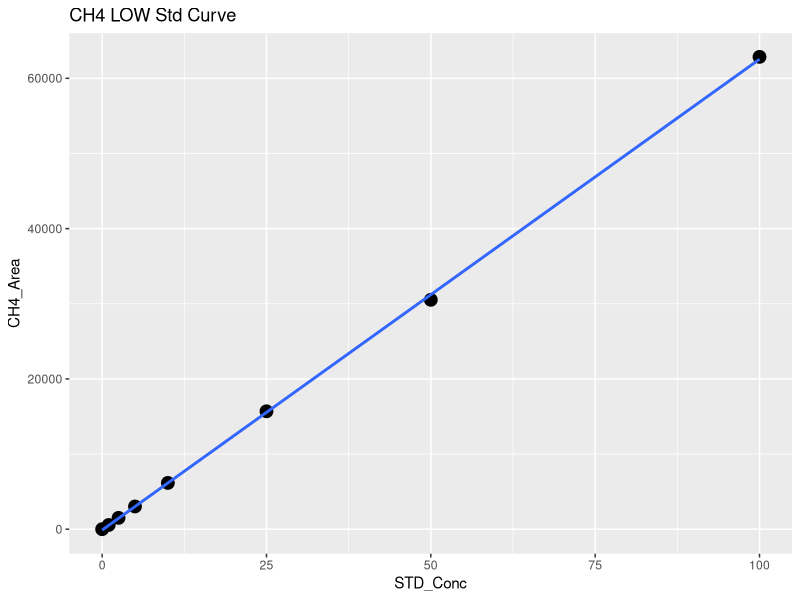
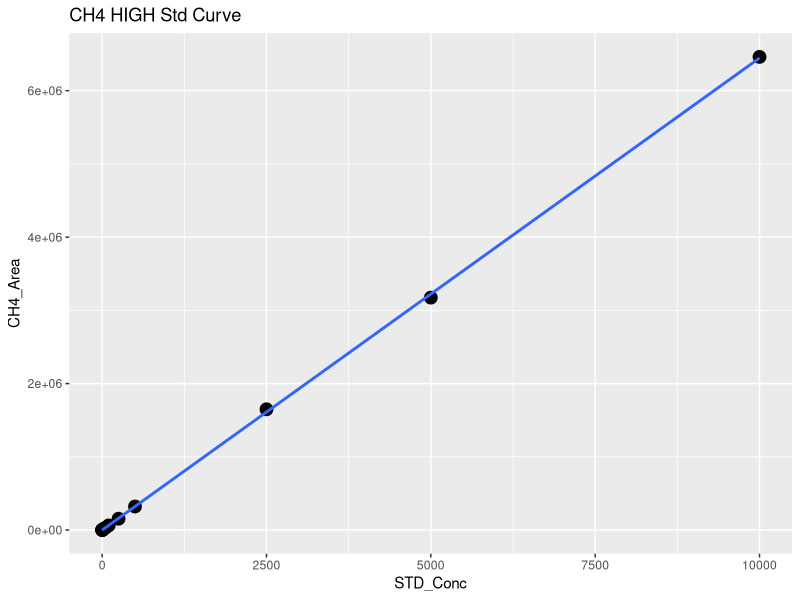
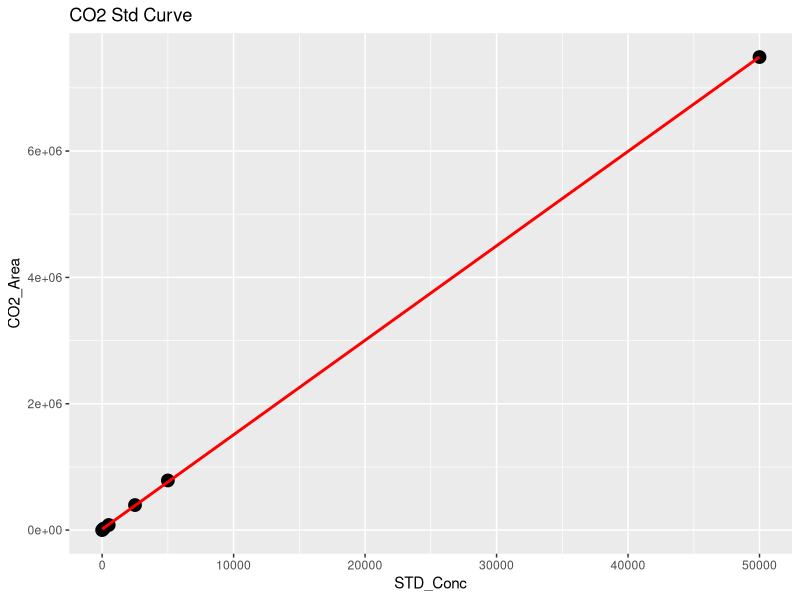
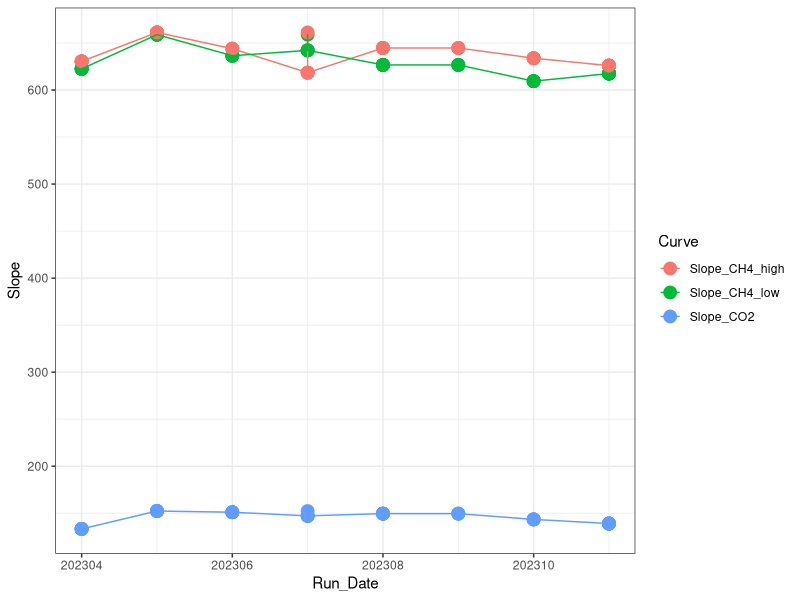

Generate these figures, in order, with R: (Note: this script raises an error after producing the figures.)
## ---- chunk 1
library(dplyr)
library(ggplot2)
library(ggpubr)
library(stringr)
## ---- chunk 2

#Read in June Data 
raw <- read.csv("Raw Data/COMPASS_CBSYN_SGW_202308.csv")
head(raw)

#pull out methane standards
stds_ch4 <-  raw %>%  
  filter(str_detect(Sample_Type, "STD_CH4"))
#head(stds_ch4)

#split into high curve and low curve for CH4
stds_ch4_low <- stds_ch4  %>%  
  filter(!STD_Conc > 100)

#Low curve for CH4
CH4_Low <- ggplot(stds_ch4_low, aes(STD_Conc, CH4_Area)) + geom_point(size=4) + 
  geom_smooth(method = "lm", se = FALSE) + labs(title="CH4 LOW Std Curve")
CH4_Low

CH4_Low_lm <- lm(stds_ch4_low$CH4_Area ~ stds_ch4_low$STD_Conc)
summary(CH4_Low_lm)
cf <- coef(CH4_Low_lm)

#create data frame with 1 rows and 0 columns
Slope_CH4_low <- data.frame(matrix(ncol = 0, nrow = 1))
Slope_CH4_low$Curve <- "Slope_CH4_low"
Slope_CH4_low$R2 <- summary(CH4_Low_lm)$adj.r.squared
Slope_CH4_low$Slope <- cf[2]
Slope_CH4_low$Intercept <- cf[1]
#head(Slope_CH4_low)

#High curve for CH4
CH4_High <- ggplot(stds_ch4, aes(STD_Conc, CH4_Area)) + geom_point(size=4) + 
  geom_smooth(method = "lm", se = FALSE) + labs(title="CH4 HIGH Std Curve")
CH4_High

stds_ch4_lm <- lm(stds_ch4$CH4_Area ~ stds_ch4$STD_Conc)
summary(stds_ch4_lm)
cf <- coef(stds_ch4_lm)

#create data frame with 1 rows and 0 columns
Slope_CH4_high <- data.frame(matrix(ncol = 0, nrow = 1))
Slope_CH4_high$Curve <- "Slope_CH4_high"
Slope_CH4_high$R2 <- summary(stds_ch4_lm)$adj.r.squared
Slope_CH4_high$Slope <- cf[2]
Slope_CH4_high$Intercept <- cf[1]
#head(Slope_CH4_high)

#pull out co2 standards
stds_co2 <-  raw %>%  
  filter(str_detect(Sample_Type, "STD_CO2"))
#head(stds_co2)

#CO2 Curve
CO2_stds <- ggplot(stds_co2, aes(STD_Conc, CO2_Area)) + geom_point(size=4) + 
  geom_smooth(method = "lm", se = FALSE, color="red") + labs(title="CO2 Std Curve")
CO2_stds

stds_co2_lm <- lm(stds_co2$CO2_Area ~ stds_co2$STD_Conc)
summary(stds_co2_lm)
cf <- coef(stds_co2_lm)

#create data frame with 1 rows and 0 columns
Slope_CO2 <- data.frame(matrix(ncol = 0, nrow = 1))
Slope_CO2$Curve <- "Slope_CO2"
Slope_CO2$R2 <- summary(stds_co2_lm)$adj.r.squared
Slope_CO2$Slope <- cf[2]
Slope_CO2$Intercept <- cf[1]
#head(Slope_CO2)

#pull all the slopes together into one dataframe 
Slopes <- rbind(Slope_CH4_low, Slope_CH4_high, Slope_CO2)
#head(Slopes)

#needs changed each time #####
Slopes$Run_Date <- c(202308, 202308, 202308)

log <- read.csv("Raw Data/COMPASS_Varian_QAQC_2023.csv")
head(log)
log <- log[ ,-c(1)]
log <- rbind(log, Slopes)

Slopes_chk <- ggplot(log, aes(Run_Date, Slope, col=Curve)) + geom_point(size=4) + geom_line() + theme_bw()
Slopes_chk

write.csv(log, "Raw Data/COMPASS_Varian_QAQC_2023.csv")
## ---- chunk 3
#head(raw)

#pull out methane standards
Samples <-  raw %>%  
  filter(!str_detect(Sample_Type, "STD_CH4")) %>%  
  filter(!str_detect(Sample_Type, "STD_CO2")) %>%  
  filter(!str_detect(Sample_Type, "Blank")) %>%  
  filter(!str_detect(Sample_Type, "Chk_STD")) %>%  
   filter(!str_detect(Sample_Type, "CHKSTD")) %>%
  filter(!str_detect(Sample_Type, "NA"))
#head(Samples)

#Now flag any areas that are above the 100ppm area for CH4
Samples$CH4_Curve <- ifelse(Samples$CH4_Area >71000, "High", "Low")
#head(Samples)

#Calculate CH4 concentrations in ppm
Samples$CH4_Conc_ppm <- ifelse(Samples$CH4_Area >71000, (Samples$CH4_Area-Slope_CH4_high$Intercept)/Slope_CH4_high$Slope,                                       (Samples$CH4_Area-Slope_CH4_low$Intercept)/Slope_CH4_low$Slope )

#Calculate CO2 concentrations in ppm 
Samples$CO2_Conc_ppm <- ((Samples$CO2_Area-Slope_CO2$Intercept)/Slope_CO2$Slope) 

#head(Samples)

##########make flags for any dilutions needed 
#highest CH4 standard = 10000
#highest CO2 standard = 50000

Samples$CH4_Flag <- ifelse(Samples$CH4_Conc_ppm >10000, "Needs Dilution", "Within Range")
Samples$CO2_Flag <- ifelse(Samples$CO2_Conc_ppm >50000, "Needs Dilution", "Within Range")
#head(Samples)

## ---- chunk 4

chks <-  raw %>%  
  filter(!str_detect(Sample_Type, "STD_CH4")) %>%  
  filter(!str_detect(Sample_Type, "STD_CO2")) %>%  
  filter(!str_detect(Sample_Type, "Blank")) %>%  
  filter(!str_detect(Sample_Type, "Unknown")) %>%  
  filter(!str_detect(Sample_Type, "NA"))
#head(chks)

#Calculate CH4 concentrations in ppm
chks$CH4_Conc_ppm <- ifelse(chks$CH4_Area >71000, 
                      (chks$CH4_Area-Slope_CH4_high$Intercept)/Slope_CH4_high$Slope,                                       (chks$CH4_Area-Slope_CH4_low$Intercept)/Slope_CH4_low$Slope )

#Calculate CO2 concentrations in ppm 
chks$CO2_Conc_ppm <- ((chks$CO2_Area-Slope_CO2$Intercept)/Slope_CO2$Slope)



#change this if check standard concentrations are different 
level_ch4 <- 5      #ppm
level_co2 <- 1000   #ppm

#calculate percent difference of check standards 
chks$Ch4_diff <- ((chks$CH4_Conc_ppm - level_ch4)/((chks$CH4_Conc_ppm + level_ch4)/2)) * 100
chks$CH4_diff_flag <-  ifelse(chks$Ch4_diff <10, 'YES', 'NO, rerun')

chks$CO2_diff <- ((chks$CO2_Conc_ppm - level_co2)/((chks$CO2_Conc_ppm + level_co2)/2)) * 100
chks$CO2_diff_flag <-  ifelse(chks$CO2_diff <10, 'YES', 'NO, rerun')

#now plot the Ch4 concentrations and the CO2 concentrations vs. the expected concentration 
#then also make the color the percent difference between the expected and observed concentration 

ch4_chk <-  ggplot(data = chks, aes(x = Sample_ID, y = CH4_Conc_ppm, fill=CH4_diff_flag)) +
       geom_bar(stat = 'identity') + 
        scale_fill_manual(values=c("darkgreen", "darkgrey"))+
        #scale_fill_gradient2(low='red', mid='white', high='blue', space='Lab') + 
        theme_classic() + labs(x= " ", y="Percent Difference  (%)", title="Check Stds: CH4") + 
        theme(legend.position="bottom") +  geom_hline(yintercept=level_ch4, linetype="dashed", 
                color = "black", size=1)


co2_chk <-  ggplot(data = chks, aes(x = Sample_ID, y = CO2_Conc_ppm, fill=CO2_diff_flag)) +
       geom_bar(stat = 'identity') + 
        scale_fill_manual(values=c("darkgreen", "darkgrey"))+
        #scale_fill_gradient2(low='red', mid='white', high='blue', space='Lab') + 
        theme_classic() + labs(x= " ", y="Percent Difference  (%)", title="Check Stds: CO2") + 
        theme(legend.position="bottom") +  geom_hline(yintercept=level_co2, linetype="dashed", 
                color = "black", size=1)

ggarrange(ch4_chk, co2_chk, nrow=1, ncol=2)


## ---- chunk 5

#multiply the concentration by the dilution factor
Samples$CH4_Conc_ppm_dilcorr <- (Samples$CH4_Conc_ppm * Samples$Dilution_Factor)

Samples$CO2_Conc_ppm_dilcorr <- (Samples$CO2_Conc_ppm * Samples$Dilution_Factor)

#check results
#head(Samples)

#quick first look at the samples 
ch4_samples <-  ggplot(data = Samples, aes(x = Sample_ID, y = CH4_Conc_ppm, fill=CH4_Flag)) +
       geom_bar(stat = 'identity') + 
        scale_fill_manual(values=c("red","darkgreen"))+
        #scale_fill_gradient2(low='red', mid='white', high='blue', space='Lab') + 
        theme_classic() + labs(x= " ", y="CH4 (ppm)", title="CH4: Green = Within Range") + 
        theme(legend.position="none") 


co2_samples <-  ggplot(data = Samples, aes(x = Sample_ID, y = CO2_Conc_ppm, fill=CO2_Flag)) +
       geom_bar(stat = 'identity') + 
        scale_fill_manual(values=c("red", "darkgreen"))+
        #scale_fill_gradient2(low='red', mid='white', high='blue', space='Lab') + 
        theme_classic() + labs(x= " ", y="CO2 (ppm)", title="CO2: Green = Within Range") + 
        theme(legend.position="none") 

ggarrange(ch4_samples, co2_samples, nrow=1, ncol=2)


## ---- chunk 6

# Convert ppm CH4 to total umol CH4 in the sample headspace
# use Ideal Gas Law:  
#   hdsp umol CH4 = ppm CH4*(PV/RT) 
#      P = 1 (pressure in atm)
#      R = 0.082 (gas constant)
#      V = 0.015 (gas syringe volume in L)
#      T = "TempC" column value in Kelvin (equilibration temperature)

#set the volume used for the sample
#volume = 0.02
#TempC <-  25 #I am assuming 25C not sure how we want to handle this

#Calculate CH4 concentrations in ppm
#Samples$CH4_Conc_umol <- ifelse(Samples$G_W == "W",
#                    ((Samples$CH4_Conc_ppm_dilcorr*((1*volume/1000)/(0.08206*(TempC+273.15))))/(volume/1000)),
#                    ((((Samples$CH4_Conc_ppm_dilcorr/1000))/16.04)*1000000  ))
#Samples$CO2_Conc_umol <- ifelse(Samples$G_W == "W",
#                    ((Samples$CO2_Conc_ppm_dilcorr*((1*volume/1000)/(0.08206*(TempC+273.15))))/(volume/1000)),
#                    ((((Samples$CO2_Conc_ppm_dilcorr/1000))/16.04)*1000000  ))

#do an if then statement (if it says water use this and if it says gas then use )
#Samples$hdsp_umol_CH4 <- (Samples$CH4_Conc_ppm_dilcorr*((1*volume/1000)/(0.08206*(TempC+273.15))))/(volume/1000)
#Samples$hdsp_umol_CO2 <- Samples$CO2_Conc_ppm_dilcorr*((1*volume/1000)/(0.08206*(TempC+273.15)))
# Convert headspace CH4 to dissolved umol/L Ch4 in sample
#Samples$pw_umol_CH4 <- Samples$hdsp_umol_CH4/(volume/1000)

#quick first look at the samples 
#ch4_samples1 <-  ggplot(data = Samples, aes(x = Sample_ID, y = CH4_Conc_umol, fill=G_W)) +
#       geom_bar(stat = 'identity') + 
 #       scale_fill_manual(values=c("darkgrey","darkblue"))+
        #scale_fill_gradient2(low='red', mid='white', high='blue', space='Lab') + 
 #       theme_classic() + labs(x= " ", y="CH4 (uM)", title="CH4: Blue = PW Sample") + 
 #       theme(legend.position="none") 


#co2_samples1 <-  ggplot(data = Samples, aes(x = Sample_ID, y = CO2_Conc_umol, fill=G_W)) +
 #      geom_bar(stat = 'identity') + 
#        scale_fill_manual(values=c("darkgrey","darkblue"))+
        #scale_fill_gradient2(low='red', mid='white', high='blue', space='Lab') + 
#        theme_classic() + labs(x= " ", y="CO2 (uM)", title="CO2: Blue = PW Sample") + 
#        theme(legend.position="none") 

#ggarrange(ch4_samples1, co2_samples1, nrow=1, ncol=2)

## ---- chunk 7
#check results
#head(Samples)

#pull out what we need 
Samples1 <- Samples[ ,c(1:3,6:9,17:20)]
#head(Samples1)

IDs <- data.frame(do.call('rbind', strsplit(as.character(Samples1$Sample_ID),'_',fixed=TRUE)))
colnames(IDs) <- c("Site" , "Zone", "Replicate", "Depth")
IDs$Depth1 <- ifelse(IDs$Depth == '10cm', '10', 
                 ifelse(IDs$Depth == '20cm', '20', 
                        ifelse(IDs$Depth == '45cm', '45', '0')))
head(IDs)

#rejoin them to the dataframe
alldat <- cbind(IDs, Samples1)
head(alldat)

write.csv(alldat, "Processed Data/COMPASS_CBSYN_SGW_202308_Processed.csv")
